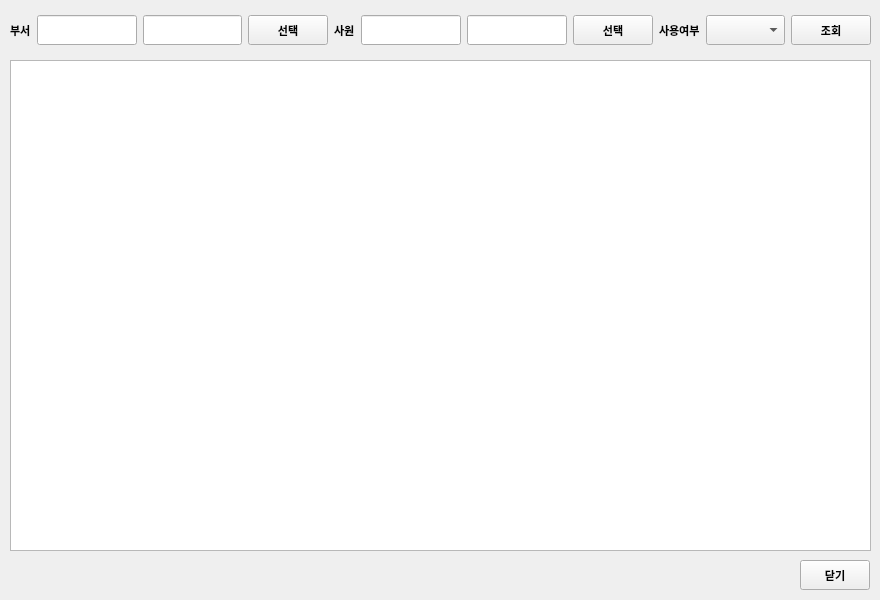
<?xml version="1.0" encoding="UTF-8"?>
<ui version="4.0">
 <class>Form</class>
 <widget class="QWidget" name="Form">
  <property name="geometry">
   <rect>
    <x>0</x>
    <y>0</y>
    <width>880</width>
    <height>600</height>
   </rect>
  </property>
  <property name="maximumSize">
   <size>
    <width>880</width>
    <height>600</height>
   </size>
  </property>
  <property name="windowTitle">
   <string>Form</string>
  </property>
  <widget class="QTableWidget" name="tbl_info">
   <property name="geometry">
    <rect>
     <x>10</x>
     <y>60</y>
     <width>861</width>
     <height>491</height>
    </rect>
   </property>
   <property name="selectionBehavior">
    <enum>QAbstractItemView::SelectRows</enum>
   </property>
  </widget>
  <widget class="QPushButton" name="btn_close">
   <property name="geometry">
    <rect>
     <x>800</x>
     <y>560</y>
     <width>70</width>
     <height>30</height>
    </rect>
   </property>
   <property name="maximumSize">
    <size>
     <width>16777215</width>
     <height>30</height>
    </size>
   </property>
   <property name="font">
    <font>
     <family>Arial</family>
     <pointsize>8</pointsize>
     <weight>75</weight>
     <bold>true</bold>
    </font>
   </property>
   <property name="text">
    <string>닫기</string>
   </property>
  </widget>
  <widget class="QWidget" name="horizontalLayoutWidget">
   <property name="geometry">
    <rect>
     <x>10</x>
     <y>5</y>
     <width>861</width>
     <height>51</height>
    </rect>
   </property>
   <layout class="QHBoxLayout" name="horizontalLayout">
    <item>
     <widget class="QLabel" name="label_2">
      <property name="font">
       <font>
        <family>Arial</family>
        <pointsize>8</pointsize>
        <weight>75</weight>
        <bold>true</bold>
       </font>
      </property>
      <property name="text">
       <string>부서</string>
      </property>
     </widget>
    </item>
    <item>
     <widget class="QLineEdit" name="txt_dept_id">
      <property name="minimumSize">
       <size>
        <width>0</width>
        <height>30</height>
       </size>
      </property>
      <property name="font">
       <font>
        <family>Arial</family>
        <weight>75</weight>
        <bold>true</bold>
       </font>
      </property>
      <property name="alignment">
       <set>Qt::AlignCenter</set>
      </property>
     </widget>
    </item>
    <item>
     <widget class="QLineEdit" name="txt_dept_name">
      <property name="minimumSize">
       <size>
        <width>0</width>
        <height>30</height>
       </size>
      </property>
      <property name="font">
       <font>
        <family>Arial</family>
        <weight>75</weight>
        <bold>true</bold>
       </font>
      </property>
      <property name="alignment">
       <set>Qt::AlignCenter</set>
      </property>
     </widget>
    </item>
    <item>
     <widget class="QPushButton" name="btn_dept_search">
      <property name="minimumSize">
       <size>
        <width>0</width>
        <height>30</height>
       </size>
      </property>
      <property name="maximumSize">
       <size>
        <width>16777215</width>
        <height>30</height>
       </size>
      </property>
      <property name="font">
       <font>
        <family>Arial</family>
        <pointsize>8</pointsize>
        <weight>75</weight>
        <bold>true</bold>
       </font>
      </property>
      <property name="text">
       <string>선택</string>
      </property>
     </widget>
    </item>
    <item>
     <widget class="QLabel" name="label_4">
      <property name="font">
       <font>
        <family>Arial</family>
        <pointsize>8</pointsize>
        <weight>75</weight>
        <bold>true</bold>
       </font>
      </property>
      <property name="text">
       <string>사원</string>
      </property>
     </widget>
    </item>
    <item>
     <widget class="QLineEdit" name="txt_emp_id">
      <property name="minimumSize">
       <size>
        <width>0</width>
        <height>30</height>
       </size>
      </property>
      <property name="font">
       <font>
        <family>Arial</family>
        <weight>75</weight>
        <bold>true</bold>
       </font>
      </property>
      <property name="alignment">
       <set>Qt::AlignCenter</set>
      </property>
     </widget>
    </item>
    <item>
     <widget class="QLineEdit" name="txt_emp_name">
      <property name="minimumSize">
       <size>
        <width>0</width>
        <height>30</height>
       </size>
      </property>
      <property name="font">
       <font>
        <family>Arial</family>
        <weight>75</weight>
        <bold>true</bold>
       </font>
      </property>
      <property name="alignment">
       <set>Qt::AlignCenter</set>
      </property>
     </widget>
    </item>
    <item>
     <widget class="QPushButton" name="btn_emp_search">
      <property name="sizePolicy">
       <sizepolicy hsizetype="Minimum" vsizetype="Maximum">
        <horstretch>0</horstretch>
        <verstretch>0</verstretch>
       </sizepolicy>
      </property>
      <property name="minimumSize">
       <size>
        <width>0</width>
        <height>30</height>
       </size>
      </property>
      <property name="maximumSize">
       <size>
        <width>16777215</width>
        <height>30</height>
       </size>
      </property>
      <property name="font">
       <font>
        <family>Arial</family>
        <pointsize>8</pointsize>
        <weight>75</weight>
        <bold>true</bold>
       </font>
      </property>
      <property name="text">
       <string>선택</string>
      </property>
     </widget>
    </item>
    <item>
     <widget class="QLabel" name="label_6">
      <property name="font">
       <font>
        <family>Arial</family>
        <pointsize>8</pointsize>
        <weight>75</weight>
        <bold>true</bold>
       </font>
      </property>
      <property name="text">
       <string>사용여부</string>
      </property>
     </widget>
    </item>
    <item>
     <widget class="QComboBox" name="cmb_yn">
      <property name="minimumSize">
       <size>
        <width>0</width>
        <height>30</height>
       </size>
      </property>
      <property name="maximumSize">
       <size>
        <width>16777215</width>
        <height>30</height>
       </size>
      </property>
      <property name="font">
       <font>
        <family>Arial</family>
        <pointsize>9</pointsize>
        <weight>75</weight>
        <bold>true</bold>
       </font>
      </property>
     </widget>
    </item>
    <item>
     <widget class="QPushButton" name="btn_search">
      <property name="minimumSize">
       <size>
        <width>0</width>
        <height>30</height>
       </size>
      </property>
      <property name="maximumSize">
       <size>
        <width>16777215</width>
        <height>30</height>
       </size>
      </property>
      <property name="font">
       <font>
        <family>Arial</family>
        <pointsize>8</pointsize>
        <weight>75</weight>
        <bold>true</bold>
       </font>
      </property>
      <property name="text">
       <string>조회</string>
      </property>
     </widget>
    </item>
   </layout>
  </widget>
 </widget>
 <resources/>
 <connections/>
</ui>
